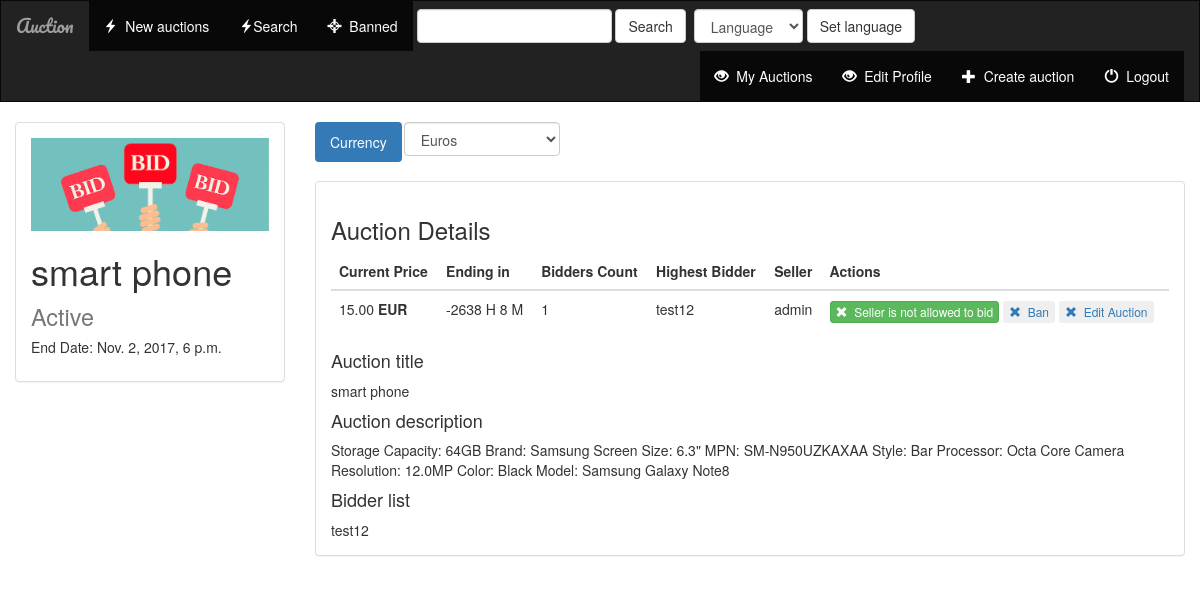
/auction/1/ (signed in), run on the app's committed database.
### auction/models.py (models this page shows, shortened)
class Auction(models.Model):
    Set_Status = (
        ('Active', 'Active'),
        ('Banned', 'Banned'),
        ('Due', 'Due'),
        ('Adjudicated', 'Adjudicated'),
    )
    seller_name = models.ForeignKey(User, on_delete=models.CASCADE)
    auction_title = models.CharField(max_length=600)
    description = models.CharField(max_length=5000)
    currency = models.CharField(max_length=20)
    token_edit = models.CharField(max_length=600)
    starting_price = models.DecimalField(max_length=30, max_digits=19, decimal_places=2)
    bidding_price = models.DecimalField(max_length=30, max_digits=19, decimal_places=2, null=True)
    winner_id = models.IntegerField(null=True)
    starting_date = models.DateTimeField(blank=True)
    auction_duration_hours = models.IntegerField(default=72, validators=[MinValueValidator(72)])
    ending_date = models.DateTimeField(blank=True)
    auction_status = models.CharField(max_length=20, choices=Set_Status, default='Active')
    auction_revision = models.IntegerField(default=1)

class Bid(models.Model):
    bidder_name = models.ForeignKey(User, on_delete=models.CASCADE)
    bidding_value = models.DecimalField(max_length=30, max_digits=19, decimal_places=2)
    auction = models.ForeignKey(Auction, on_delete=models.CASCADE)

### auction/views.py (the view)
# urls.py: url(r'^(?P<auction_id>[0-9]+)/$', views.auctionDetails, name='detail'),
def auctionDetails(request, auction_id):
    q = request.GET.get("cur")
    currency = 'EUR'
    if q:
        currency = q
        request.session['project'] = currency
    else:
        if 'project' in request.session:
            currency = request.session['project']
    currency_value = exchangeCurrency(currency)
    auction = get_object_or_404(Auction, pk=auction_id, auction_status='Active')
    auction.bid_set.all()
    difference = auction.ending_date - timezone.now()
    seconds = difference.total_seconds()
    hours = int(seconds // 3600)
    minutes = int((seconds % 3600) // 60)
    context = {
        'auction': auction,
        'hours': hours,
        'minutes': minutes,
        'baseTemplate': setBaseTemplate(request),
        'currency_list': currency_list,
        'currency': currency,
        'currency_value': currency_value}
    return render(request, 'auction/'+languageFolderSelection(request)+'details.html', context)

### auction/templatetags/app_filters.py (called while the page is built)
@register.filter(name='multiply')
def multiply(value, arg):
    a = Decimal.from_float(arg)
    return round(value*a,2)

### auction/views.py (called while the page is built)
def exchangeCurrency(currency):
    currency_value = 1.0000
    if currency != 'EUR':
        if SetCurrency.objects.filter(currency=currency).exists():
            cur = SetCurrency.objects.get(currency=currency)
            currency_value = float(cur.value)
    return currency_value

def languageFolderSelection(request):
    language = ''
    if 'language' in request.session:
        language = request.session['language']
    if language == 'fi':
        language = 'fi/'
    if language == 'sv':
        language = 'sv/'
    if language == 'en':
        language = ''
    return language

def setBaseTemplate(request):
    if request.user.is_authenticated():
        baseTemplate = "auction/base.html"
    else:
        baseTemplate = "auction/baseVisitor.html"
    return baseTemplate

### auction/templates/auction/details.html (shortened to what this page needs)
{% extends baseTemplate %}
{% block body %}
{% load staticfiles %}
{% load app_filters %}
<div class="container-fluid songs-container">
    <div class="row">
        <div class="col-sm-4 col-md-3">
            <div class="panel panel-default">
                <div class="panel-body">
                    <a href="javascript:;">
                            <img src="{%  static 'auction/images/auctionLogo.jpg' %}" class="img-responsive">
                    </a>
                    <h1 data-toggle="tooltip" title="{{ auction.auction_title }}" style="overflow: hidden">{{ auction.auction_title}} <small>{{ auction.auction_status }}</small></h1>
                    <h5 data-toggle="tooltip" title="End Date" style="overflow: hidden">End Date: {{ auction.ending_date }}</h5>
                </div>
            </div>
        </div>
        <div class="col-sm-8 col-md-9">
            <ul class="nav nav-pills" style="margin-bottom: 10px;">
                <li role="presentation" class="active"><a href="javascript:;">Currency</a></li>
                <li>
                    <form name="form" onChange="form.submit();" class="form" role="cur" method="get" action="">
                    <div class="form-group">
                    <select class="form-control" name="cur">
                            {% for option in currency_list %}
                                <option value="{{ option.value }}" {% if option.value == currency %}selected{% endif %}>{{ option.name }}</option>
                            {% endfor %}
                    </select>
                    </div>
                    </form>
                </li>
            </ul>
            <div class="panel panel-default">
                <div class="panel-body">
                    <h3>Auction Details</h3>
                    <table class="table">
                        <thead>
                        <tr>
                            <th>Current Price</th>
                            <th>Ending in</th>
                            <th>Bidders Count</th>
                            <th>Highest Bidder</th>
                            <th>Seller</th>
                            <th>Actions</th>
                        </tr>
                        </thead>
                        <tbody>
                            <tr>
                                {% if auction.bidding_price %}
                                <td>{{ auction.bidding_price|multiply:currency_value }} <strong>{{ currency }}</strong></td>
                                {% else %}
                                <td>{{ auction.starting_price|multiply:currency_value }} <strong>{{ currency }}</strong></td>
                                {% endif %}
                                <td id="end">{{ hours }} H {{ minutes }} M</td>
                                <td>{{ auction.bid_set.all.count }}</td>
                                <td>
                                    {% if auction.bid_set.all.count > 0 %}
                                    {% for data in auction.bid_set.all %}
                                        {% if data.bidder_name.pk == auction.winner_id %}
                                            {% if user.id != auction.winner_id %}
                                                {{ data.bidder_name }}
                                            {% else %}
                                                YOU
                                            {% endif %}
                                        {% endif %}
                                    {% endfor %}
                                    {% else %}
                                        No bidder
                                    {% endif %}
                                </td>
                                <td>
                                    {{ auction.seller_name.username }}
                                </td>
                                <td>
                                    {% if user.id != auction.seller_name.id %}
                                    {% if user.id != auction.winner_id %}
                                    <a href="{% url 'auction:bid' auction.id %}">
                                        <button  class="btn btn-success btn-xs">
                                                <span class="glyphicon glyphicon-remove"></span>&nbsp; Bid
                                        </button>
                                    </a>
                                    {% else %}
                                        {% if user.is_authenticated %}
                                        <button  class="btn btn-success btn-xs">
                                                <span class="glyphicon glyphicon-remove"></span>&nbsp; You are highest bidder
                                        </button>
                                        {% endif %}
                                    {% endif %}
                                    {% else %}
                                        <button  class="btn btn-success btn-xs">
                                                <span class="glyphicon glyphicon-remove"></span>&nbsp; Seller is not allowed to bid
                                        </button>
                                    {% endif %}
                                    {% if user.is_superuser %}
                                    <a href="{% url 'auction:ban-auction' auction.id %}">
                                        <button  class="btn btn-dark btn-xs">
                                                <span class="glyphicon glyphicon-remove"></span>&nbsp; Ban
                                        </button>
                                    </a>
                                    {% endif %}
                                    {% if user.id == auction.seller_name.id %}
                                    <a href="{% url 'auction:edit-auction' auction.id %}">
                                        <button  class="btn btn-dark btn-xs">
                                                <span class="glyphicon glyphicon-remove"></span>&nbsp; Edit Auction
                                        </button>
                                    </a>
                                    {% endif %}
                                </td>
                            </tr>
                        </tbody>
                    </table>
                    <h4>Auction title</h4>
                    {{ auction.auction_title }}
                    <h4>Auction description</h4>
                    {{ auction.description }}
                    <h4>Bidder list</h4>
                    {% for data in auction.bid_set.all %}
                         {{ data.bidder_name }}<br />
                    {% endfor %}
                </div>
            </div>
        </div>
    </div>
</div>
{% endblock %}

### auction/static/auction/style.css (style rules this page uses)
body { background: white; }

### data on the page
Auction: auction_title "smart phone", auction_status "Active", ending_date "Nov. 2, 2017, 6 p.m.", bidding_price|multiply "15.00", currency "EUR", bid_set.all.count "1", seller_name.username "admin", description "Storage Capacity: 64GB Brand: Samsung Screen Size: 6.3\" MPN: SM-N950UZKAXAA Style: Bar Processor: Octa Core Camera Resolution: 12.0MP Color: Black Model: Samsung Galaxy Note8"
Bid: bidder_name "test12"

### other printed values
form field cur "Euros"
